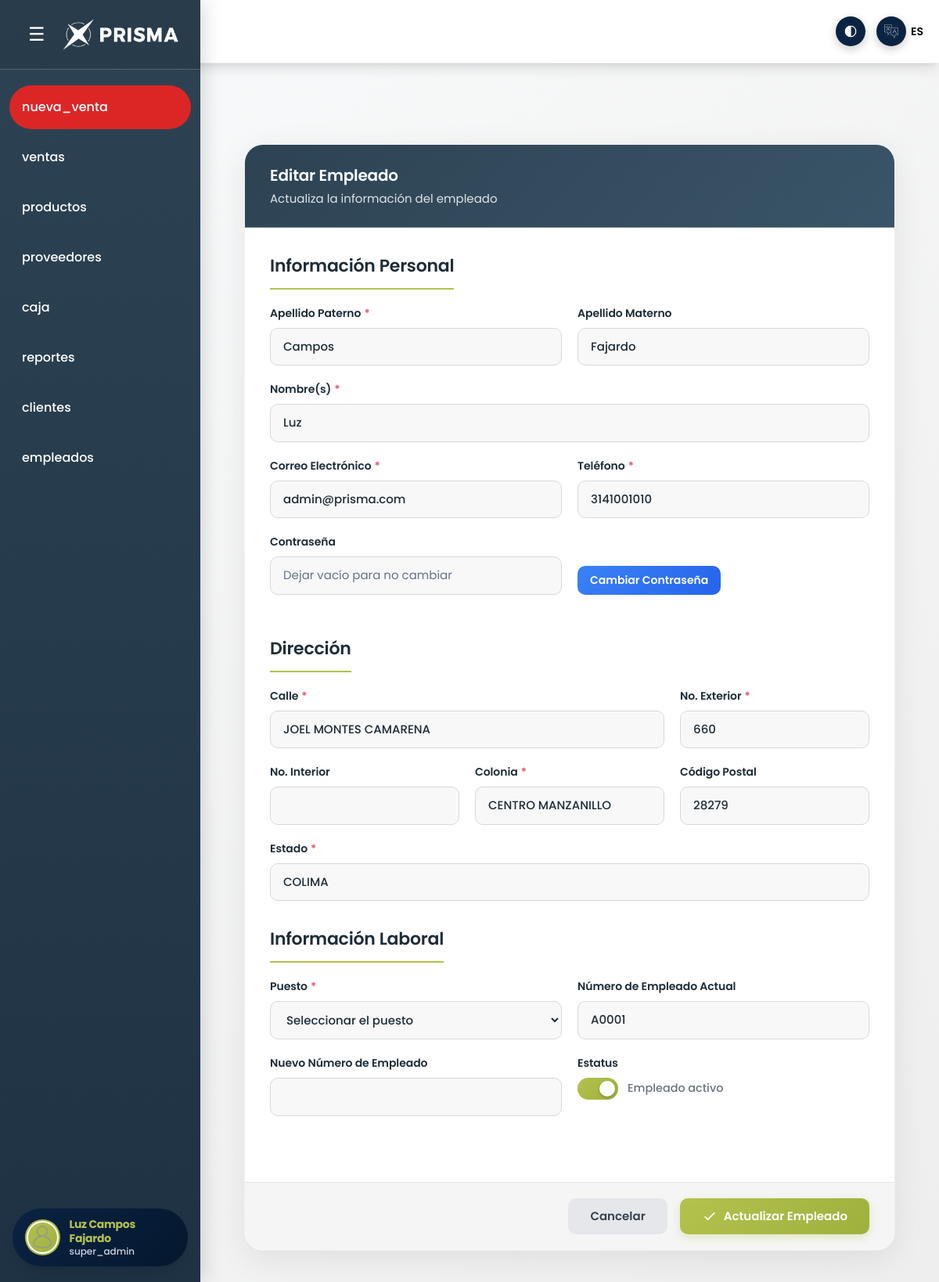
/src/index.php?view=editar_empleado&id=A0001 (signed in), run on the app's committed database.
### tables this page shows
CREATE TABLE `usuarios` (
  `id_usuario` int(11) NOT NULL,
  `correo` varchar(100) NOT NULL,
  `contrasena` varchar(255) NOT NULL,
  `imagen` varchar(255) DEFAULT NULL,
  `id_empleado` varchar(20) DEFAULT NULL
);

CREATE TABLE `empleados` (
  `id_empleado` varchar(20) NOT NULL,
  `nombre` varchar(100) DEFAULT NULL,
  `apellido_paterno` varchar(100) DEFAULT NULL,
  `apellido_materno` varchar(100) DEFAULT NULL,
  `celular` varchar(15) DEFAULT NULL,
  `calle` varchar(100) DEFAULT NULL,
  `num_ext` varchar(10) DEFAULT NULL,
  `num_int` varchar(10) DEFAULT NULL,
  `colonia` varchar(100) DEFAULT NULL,
  `cp` varchar(10) DEFAULT NULL,
  `estado` varchar(100) DEFAULT NULL,
  `estatus` tinyint(1) DEFAULT 1,
  `fecha` datetime DEFAULT current_timestamp(),
  `id_rol` int(11) DEFAULT NULL
);

### src/index.php (called while the page is built, shortened)
<?php
include __DIR__ . "/layout.php";
?>

### src/pages/editar_empleado.php (the view, shortened to what this page needs)
<?php
    require_once __DIR__ . "/../config/db.php";
    $id_empleado = '';
    $empleado_id = $_GET['id'] ?? ($_POST['actual_empleado'] ?? null);
    if($empleado_id) {
        $stmt = $pdo->prepare("SELECT e.*, u.* FROM empleados e
                               INNER JOIN usuarios u ON e.id_empleado = u.id_empleado
                               WHERE e.id_empleado = ?");
        $stmt->execute([$empleado_id]);
        $empleado = $stmt->fetch(PDO::FETCH_ASSOC);
    }
?>
<!DOCTYPE html>
<html lang="es">
<head>
    <script src="https://cdn.tailwindcss.com"></script>
</head>
<body>
    <div class="form-container animate-in">
        <div class="form-card">
            <div class="form-header animate-in-delay-1">
                <h1>Editar Empleado</h1>
                <p>Actualiza la información del empleado</p>
            </div>
            <form id="editar" action="index.php?view=editar_empleado" method="POST" enctype="multipart/form-data">
                <div class="form-body">
                    <div class="section animate-in-delay-2">
                        <h2 class="section-title">Información Personal</h2>
                        <div class="grid-2">
                            <div class="form-group">
                                <label class="form-label">Apellido Paterno<span class="required">*</span></label>
                                <input type="text" name="apellido_p" maxlength="50" class="form-input" value="<?= htmlspecialchars($empleado['apellido_paterno'] ?? '') ?>">
                            </div>
                            <div class="form-group">
                                <label class="form-label">Apellido Materno</label>
                                <input type="text" name="apellido_m" maxlength="50" class="form-input" value="<?= htmlspecialchars($empleado['apellido_materno'] ?? '') ?>">
                            </div>
                        </div>
                        <div class="form-group">
                            <label class="form-label">Nombre(s)<span class="required">*</span></label>
                            <input type="text" name="nombres" maxlength="50" class="form-input" value="<?= htmlspecialchars($empleado['nombre'] ?? '') ?>">
                        </div>
                        <div class="grid-2">
                            <div class="form-group">
                                <label class="form-label">Correo Electrónico<span class="required">*</span></label>
                                <input type="email" name="correo" maxlength="100" class="form-input" value="<?= htmlspecialchars($empleado['correo'] ?? '') ?>">
                            </div>
                            <div class="form-group">
                                <label class="form-label">Teléfono<span class="required">*</span></label>
                                <input type="text" name="telefono" maxlength="10" class="form-input" placeholder="10 dígitos" value="<?= htmlspecialchars($empleado['celular'] ?? '') ?>">
                            </div>
                        </div>
                        <div class="grid-2">
                            <div class="form-group">
                                <label class="form-label">Contraseña</label>
                                <input id="contra" type="password" name="contra" maxlength="255" class="form-input" placeholder="Dejar vacío para no cambiar" disabled>
                            </div>
                            <div class="form-group" style="display: flex; align-items: flex-end;">
                                <button type="button" id="btnCambiarContra" class="btn btn-change-password">Cambiar Contraseña</button>
                            </div>
                        </div>
                    </div>
                    <div class="section animate-in-delay-3">
                        <h2 class="section-title">Dirección</h2>
                        <div class="grid-3">
                            <div class="form-group" style="grid-column: span 2;">
                                <label class="form-label">Calle<span class="required">*</span></label>
                                <input type="text" name="calle" maxlength="100" class="form-input" value="<?= htmlspecialchars($empleado['calle'] ?? '') ?>">
                            </div>
                            <div class="form-group">
                                <label class="form-label">No. Exterior<span class="required">*</span></label>
                                <input type="text" name="num_ext" maxlength="10" class="form-input" value="<?= htmlspecialchars($empleado['num_ext'] ?? '') ?>">
                            </div>
                        </div>
                        <div class="grid-3">
                            <div class="form-group">
                                <label class="form-label">No. Interior</label>
                                <input type="text" name="num_int" maxlength="10" class="form-input" value="<?= htmlspecialchars($empleado['num_int'] ?? '') ?>">
                            </div>
                            <div class="form-group">
                                <label class="form-label">Colonia<span class="required">*</span></label>
                                <input type="text" name="colonia" maxlength="100" class="form-input" value="<?= htmlspecialchars($empleado['colonia'] ?? '') ?>">
                            </div>
                            <div class="form-group">
                                <label class="form-label">Código Postal</label>
                                <input type="text" name="cp" maxlength="5" class="form-input" placeholder="5 dígitos" value="<?= htmlspecialchars($empleado['cp'] ?? '') ?>">
                            </div>
                        </div>
                        <div class="form-group">
                            <label class="form-label">Estado<span class="required">*</span></label>
                            <input type="text" name="estado" maxlength="100" class="form-input" value="<?= htmlspecialchars($empleado['estado'] ?? '') ?>">
                        </div>
                    </div>
                    <div class="section animate-in-delay-3">
                        <h2 class="section-title">Información Laboral</h2>
                        <div class="grid-2">
                            <div class="form-group">
                                <label class="form-label">Puesto<span class="required">*</span></label>
                                <select id="id_rol" name="id_rol" class="form-select">
                                    <option value="">Seleccionar el puesto</option>
                                </select>
                            </div>
                            <div class="form-group">
                                <label class="form-label">Número de Empleado Actual</label>
                                <input id="actual_empleado" type="text" name="actual_empleado" value="<?= htmlspecialchars($empleado['id_empleado'] ?? '') ?>" class="form-input" readonly>
                            </div>
                        </div>
                        <div class="grid-2">
                            <div class="form-group">
                                <label class="form-label">Nuevo Número de Empleado</label>
                                <input id="num_empleado" type="text" name="num_empleado" value="<?php echo htmlspecialchars($id_empleado); ?>" class="form-input" readonly>
                            </div>
                            <div class="form-group">
                                <label class="form-label">Estatus</label>
                                <div class="switch-container">
                                    <label class="switch">
                                        <span class="slider"></span>
                                    </label>
                                    <span class="switch-label">Empleado activo</span>
                                </div>
                            </div>
                        </div>
                    </div>
                </div>
                <div class="form-footer">
                    <button type="button" id="btnCancelar" class="btn btn-secondary">Cancelar</button>
                    <button type="submit" class="btn btn-primary">
                        <svg class="w-5 h-5" fill="none" stroke="currentColor" viewBox="0 0 24 24" style="width: 1.25rem; height: 1.25rem;">
                            <path stroke-linecap="round" stroke-linejoin="round" stroke-width="2" d="M5 13l4 4L19 7"/>
                        </svg>
                        <span class="btn-text">Actualizar Empleado</span>
                    </button>
                </div>
            </form>
        </div>
    </div>
</body>
</html>

### src/styles/modo-oscuro.css (style rules this page uses)
* { transition: background 0.3s ease, color 0.3s ease, border-color 0.3s ease; }

### src/layout.php (style rules this page uses)
:root { --primary: #b4c24d; --primary-dark: #9fb03d; --secondary: #2d4353; --accent: #e15871; --bg-gray: #eeeeee; --font: 'Poppins', -apple-system, BlinkMacSystemFont, sans-serif; }
* { margin: 0; padding: 0; box-sizing: border-box; }
body { font-family: var(--font); background: linear-gradient(135deg, #f9fafb 0%, var(--bg-gray) 100%); min-height: 100vh; overflow-x: hidden; }
* { transition: background-color 0.3s ease, color 0.3s ease, border-color 0.3s ease; }

### src/pages/menu.php (style rules this page uses)
:root { --primary: #b4c24d; --primary-dark: #9fb03d; --secondary: #2d4353; --accent: #e15871; --bg-gray: #eeeeee; }

### data on the page
usuarios: apellido_p "Campos", apellido_m "Fajardo", nombres "Luz", correo "admin@prisma.com", telefono "3141001010", calle "JOEL MONTES CAMARENA", num_ext "660", colonia "CENTRO MANZANILLO", cp "28279", estado "COLIMA", actual_empleado "A0001"

### other printed values
$moduloTraducido "nueva_venta"
$moduloTraducido "ventas"
$moduloTraducido "productos"
$moduloTraducido "proveedores"
$moduloTraducido "caja"
$moduloTraducido "reportes"
$moduloTraducido "clientes"
$moduloTraducido "empleados"
$_SESSION['nombre_completo'] "Luz Campos Fajardo"
$_SESSION['rol'] "super_admin"
